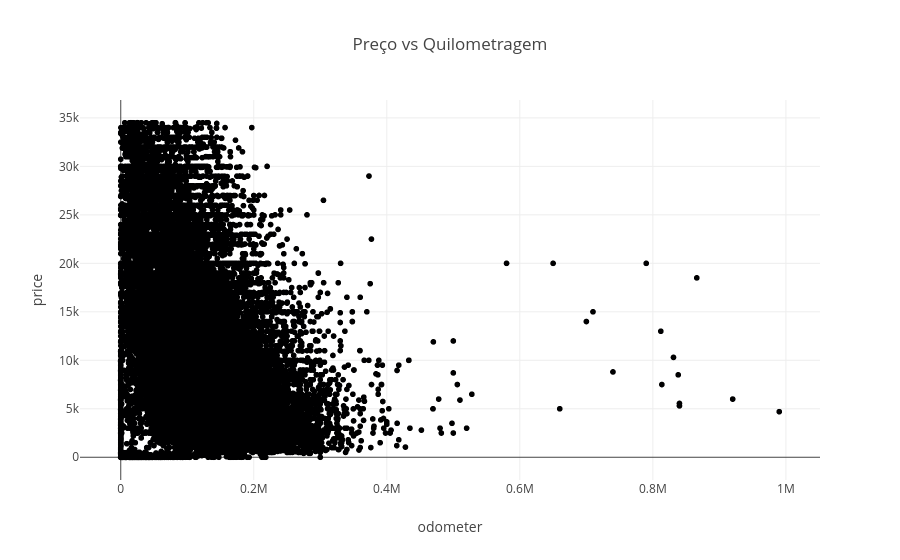

The cell this chart's notebook holds for it:
### Code cell
fig = px.scatter(
    df_filtered,
    x='odometer',
    y='price',
    title='Preço vs Quilometragem'
)
fig.show()

### Figure 1 — Plotly figure (JSON) as saved in the notebook; plotly's stock layout.template omitted (floating-point values rounded to 4 significant figures; data arrays with more than 128 entries replaced by an {"elided": "..."} marker saying what was removed)
{"data": [{"hovertemplate": "odometer=%{x}<br>price=%{y}<extra></extra>", "legendgroup": "", "marker": {"color": "#000001", "symbol": "circle"}, "mode": "markers", "name": "", "showlegend": false, "type": "scattergl", "x": {"elided": "42246 float values"}, "xaxis": "x", "y": {"elided": "42246 int values"}, "yaxis": "y"}], "layout": {"legend": {"tracegroupgap": 0}, "title": {"text": "Preço vs Quilometragem"}, "xaxis": {"anchor": "y", "domain": [0, 1], "title": {"text": "odometer"}}, "yaxis": {"anchor": "x", "domain": [0, 1], "title": {"text": "price"}}}}
